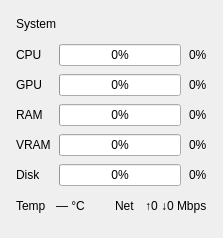
            <widget class="QFrame" name="frame_system_monitor">
             <property name="frameShape">
              <enum>QFrame::NoFrame</enum>
             </property>
             <layout class="QVBoxLayout" name="layout_system_monitor">
              <property name="spacing">
               <number>10</number>
              </property>
              <property name="leftMargin">
               <number>16</number>
              </property>
              <property name="topMargin">
               <number>14</number>
              </property>
              <property name="rightMargin">
               <number>16</number>
              </property>
              <property name="bottomMargin">
               <number>14</number>
              </property>
              <item>
               <layout class="QHBoxLayout" name="layout_sysmon_header">
                <item>
                 <widget class="QLabel" name="lbl_sysmon_title">
                  <property name="text">
                   <string>System</string>
                  </property>
                 </widget>
                </item>
                <item>
                 <spacer>
                  <property name="orientation">
                   <enum>Qt::Horizontal</enum>
                  </property>
                  <property name="sizeHint" stdset="0">
                   <size>
                    <width>20</width>
                    <height>20</height>
                   </size>
                  </property>
                 </spacer>
                </item>
               </layout>
              </item>
              <item>
               <layout class="QGridLayout" name="layout_sysmon_bars">
                <property name="spacing">
                 <number>8</number>
                </property>
                <item row="0" column="0">
                 <widget class="QLabel" name="lbl_sysmon_cpu">
                  <property name="text">
                   <string>CPU</string>
                  </property>
                 </widget>
                </item>
                <item row="0" column="1">
                 <widget class="QProgressBar" name="progress_cpu_usage">
                  <property name="minimum">
                   <number>0</number>
                  </property>
                  <property name="maximum">
                   <number>100</number>
                  </property>
                  <property name="value">
                   <number>0</number>
                  </property>
                 </widget>
                </item>
                <item row="0" column="2">
                 <widget class="QLabel" name="lbl_cpu_pct">
                  <property name="text">
                   <string>0%</string>
                  </property>
                 </widget>
                </item>
                <item row="1" column="0">
                 <widget class="QLabel" name="lbl_sysmon_gpu">
                  <property name="text">
                   <string>GPU</string>
                  </property>
                 </widget>
                </item>
                <item row="1" column="1">
                 <widget class="QProgressBar" name="progress_gpu_sysmon">
                  <property name="minimum">
                   <number>0</number>
                  </property>
                  <property name="maximum">
                   <number>100</number>
                  </property>
                  <property name="value">
                   <number>0</number>
                  </property>
                 </widget>
                </item>
                <item row="1" column="2">
                 <widget class="QLabel" name="lbl_gpu_pct">
                  <property name="text">
                   <string>0%</string>
                  </property>
                 </widget>
                </item>
                <item row="2" column="0">
                 <widget class="QLabel" name="lbl_sysmon_ram">
                  <property name="text">
                   <string>RAM</string>
                  </property>
                 </widget>
                </item>
                <item row="2" column="1">
                 <widget class="QProgressBar" name="progress_ram_usage">
                  <property name="minimum">
                   <number>0</number>
                  </property>
                  <property name="maximum">
                   <number>100</number>
                  </property>
                  <property name="value">
                   <number>0</number>
                  </property>
                 </widget>
                </item>
                <item row="2" column="2">
                 <widget class="QLabel" name="lbl_ram_pct">
                  <property name="text">
                   <string>0%</string>
                  </property>
                 </widget>
                </item>
                <item row="3" column="0">
                 <widget class="QLabel" name="lbl_sysmon_vram">
                  <property name="text">
                   <string>VRAM</string>
                  </property>
                 </widget>
                </item>
                <item row="3" column="1">
                 <widget class="QProgressBar" name="progress_vram_usage">
                  <property name="minimum">
                   <number>0</number>
                  </property>
                  <property name="maximum">
                   <number>100</number>
                  </property>
                  <property name="value">
                   <number>0</number>
                  </property>
                 </widget>
                </item>
                <item row="3" column="2">
                 <widget class="QLabel" name="lbl_vram_pct">
                  <property name="text">
                   <string>0%</string>
                  </property>
                 </widget>
                </item>
                <item row="4" column="0">
                 <widget class="QLabel" name="lbl_sysmon_disk">
                  <property name="text">
                   <string>Disk</string>
                  </property>
                 </widget>
                </item>
                <item row="4" column="1">
                 <widget class="QProgressBar" name="progress_disk_usage">
                  <property name="minimum">
                   <number>0</number>
                  </property>
                  <property name="maximum">
                   <number>100</number>
                  </property>
                  <property name="value">
                   <number>0</number>
                  </property>
                 </widget>
                </item>
                <item row="4" column="2">
                 <widget class="QLabel" name="lbl_disk_pct">
                  <property name="text">
                   <string>0%</string>
                  </property>
                 </widget>
                </item>
               </layout>
              </item>
              <item>
               <layout class="QHBoxLayout">
                <item>
                 <widget class="QLabel" name="lbl_temp_caption">
                  <property name="text">
                   <string>Temp</string>
                  </property>
                 </widget>
                </item>
                <item>
                 <widget class="QLabel" name="lbl_temperature">
                  <property name="text">
                   <string>— °C</string>
                  </property>
                 </widget>
                </item>
                <item>
                 <spacer>
                  <property name="orientation">
                   <enum>Qt::Horizontal</enum>
                  </property>
                  <property name="sizeHint" stdset="0">
                   <size>
                    <width>20</width>
                    <height>20</height>
                   </size>
                  </property>
                 </spacer>
                </item>
                <item>
                 <widget class="QLabel" name="lbl_net_speed_caption">
                  <property name="text">
                   <string>Net</string>
                  </property>
                 </widget>
                </item>
                <item>
                 <widget class="QLabel" name="lbl_network_speed">
                  <property name="text">
                   <string>↑0 ↓0 Mbps</string>
                  </property>
                 </widget>
                </item>
               </layout>
              </item>
              <item>
               <spacer>
                <property name="orientation">
                 <enum>Qt::Vertical</enum>
                </property>
                <property name="sizeHint" stdset="0">
                 <size>
                  <width>20</width>
                  <height>8</height>
                 </size>
                </property>
               </spacer>
              </item>
             </layout>
            </widget>
